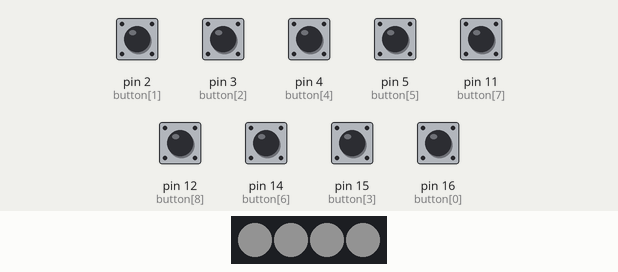
The sketch below on a simulated Arduino Uno, built with avr-gcc and run on an emulated ATmega328P. On the bench: 4 RGB LEDs in strip order, left to right. Inputs (shaded band) come from the test bench; at power-on: pin 2 (button[1]), pin 3 (button[2]), pin 4 (button[4]), pin 5 (button[5]), pin 11 (button[7]), pin 12 (button[8]), pin 14 (button[6]), pin 15 (button[3]), pin 16 (button[0]) LOW. Dim RGB values are drawn brighter than linear; what the sketch prints to the serial monitor is not drawn.

Above: at 1.2 s.
1.3 s: pin 4 (button[4]) pulled HIGH for 0.15 s
At 1.79 s:
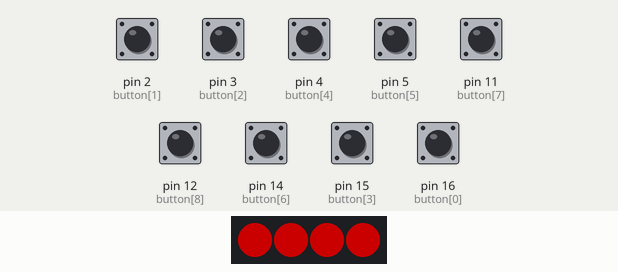
4.3 s: pin 2 (button[1]) pulled HIGH for 0.15 s
At 4.53 s:
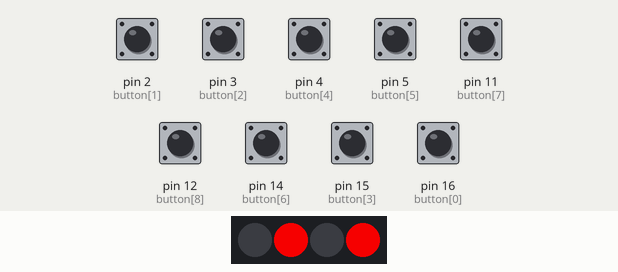
7.3 s: pin 4 (button[4]) pulled HIGH for 1 s
At 7.56 s:
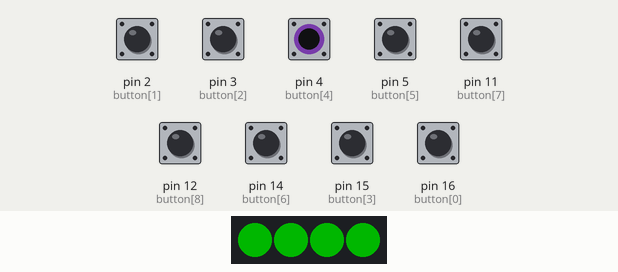
10.3 s: pin 3 (button[2]) pulled HIGH for 0.15 s
At 10.54 s:
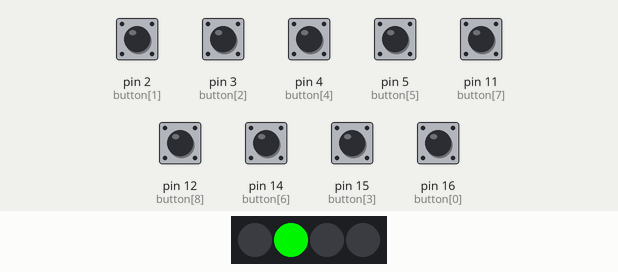
13.3 s: pin 4 (button[4]) pulled HIGH for 0.15 s
At 13.56 s:
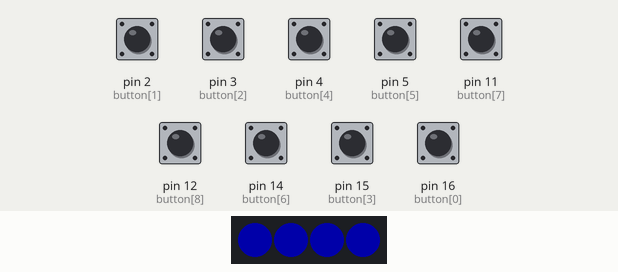
16.3 s: pin 5 (button[5]) pulled HIGH for 0.15 s
At 16.53 s:
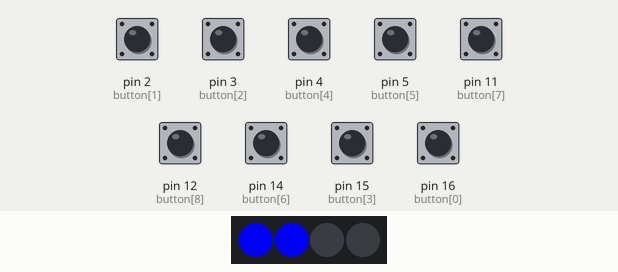
Timing chart, 0 to 20.3 s (numbered marks = the images above; inputs shaded):
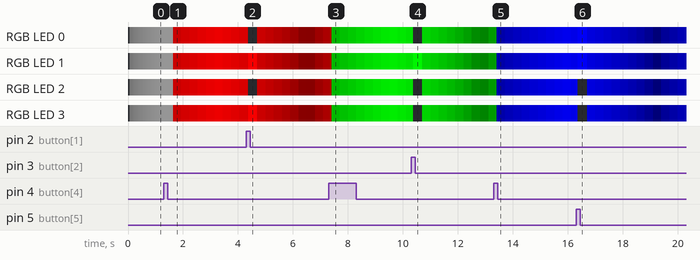

The sketch:

Control_Box.ino
```cpp
// Control Box
// Coded by Luboš Moravec
/*

  ----------------
  | 16 |  2 |  3 |
  ----L3---L1---
  | 15 | 4  |  5 |
  ----L2---L0-----
  | 14 | 11 | 12 |
*/

#include <Adafruit_NeoPixel.h>

const int button[9] = {16, 2, 3, 15, 4, 5, 14, 11, 12};
bool buttonState[9] = {0, 0, 0, 0, 0, 0, 0, 0, 0};
bool lastButtonState[9] = {0, 0, 0, 0, 0, 0, 0, 0, 0};

#define neopixelPin 6 // Digital IO pin connected to the NeoPixels.
#define pixelNumber 4 // number of Neopixels

unsigned long lastDebounceTime[9] = {0, 0, 0, 0, 0, 0, 0, 0, 0};
unsigned long debounceDelay = 50;
unsigned long printDelay = 0;

// RGB
int screen = 0;
bool moveUp = 1;
int brightness = 0;

// Parameter 1 = number of pixels in strip,  neopixel stick has 8
// Parameter 2 = pin number (most are valid)
// Parameter 3 = pixel type flags, add together as needed:
//   NEO_RGB     Pixels are wired for RGB bitstream
//   NEO_GRB     Pixels are wired for GRB bitstream, correct for neopixel stick
//   NEO_KHZ400  400 KHz bitstream (e.g. FLORA pixels)
//   NEO_KHZ800  800 KHz bitstream (e.g. High Density LED strip), correct for neopixel stick
Adafruit_NeoPixel neopixels = Adafruit_NeoPixel(pixelNumber, neopixelPin, NEO_GRB + NEO_KHZ800);

void setup() {
  // start communication with Serial monitor
  Serial.begin (115200);
  // start communication with LEDs
  neopixels.begin();
  // initialize all pixels to 'off'
  neopixels.show();
  // initialize the pushbutton pin as an input:
  for (int i = 0; i < 9; i++) {
    pinMode(button[i], INPUT);
  }
  //establishContact();  // send a byte to establish contact until Processing responds
}

void loop() {
  if ((buttonState[0] == 0) && (buttonState[1] == 0) && (buttonState[2] == 0) && (buttonState[3] == 0) &&
  (buttonState[5] == 0) && (buttonState[6] == 0) && (buttonState[7] == 0) && (buttonState[8] == 0)){
    // breathing LEDs
    if (millis() - printDelay > 5) {
      if (brightness == 0) {
        moveUp = 1;
      }
      if (brightness == 200) {
        moveUp = 0;
      }
      if (moveUp == 1) {
        brightness += 1;
      }
      else {
        brightness -= 1;
      }
      colorWipe(colorGet(1), 1);
      printDelay = millis();
    }
  }
  // detect buttons
  for (int j = 0; j < 9; j++) {
    buttonDetect(j);
  }
  delay(1);
}

bool buttonDetect(int num) {
  // read the state of the switch into a local variable:
  bool readB = digitalRead(button[num]);
  // If the switch changed, due to noise or pressing:
  if (readB != lastButtonState[num]) {
    // reset the debouncing timer
    lastDebounceTime[num] = millis();
  }
  if ((millis() - lastDebounceTime[num]) > debounceDelay) {
    // middle button
    if (num == 4) {
      if (readB != buttonState[num]) {
        buttonState[num] = readB;
        if (buttonState[num] == HIGH) {
          screen += 1;
          if (screen > 4) screen = 0;
          Serial.write(screen);
          Serial.write(num);
          Serial.write(1);
        }
      }
    }
    // other buttons
    else {
      // if the button state has changed:
      if (readB != buttonState[num]) {
        Serial.write(screen);
        Serial.write(num);
        buttonState[num] = readB;
        if (buttonState[num] == HIGH) {
          Serial.write(1);
        }
        else {
          Serial.write(0);
        }
      }
      if (buttonState[0] == 1) {
        neopixels.setPixelColor(0, 0);
        neopixels.setPixelColor(1, 0);
        neopixels.setPixelColor(2, 0);
        neopixels.setPixelColor(3, colorGet(0));
        neopixels.show();
      }
      if (buttonState[1] == 1) {
        neopixels.setPixelColor(0, 0);
        neopixels.setPixelColor(1, colorGet(0));
        neopixels.setPixelColor(2, 0);
        neopixels.setPixelColor(3, colorGet(0));
        neopixels.show();
      }
      if (buttonState[2] == 1) {
        neopixels.setPixelColor(0, 0);
        neopixels.setPixelColor(1, colorGet(0));
        neopixels.setPixelColor(2, 0);
        neopixels.setPixelColor(3, 0);
        neopixels.show();
      }
      if (buttonState[3] == 1) {
        neopixels.setPixelColor(0, 0);
        neopixels.setPixelColor(1, 0);
        neopixels.setPixelColor(2, colorGet(0));
        neopixels.setPixelColor(3, colorGet(0));
        neopixels.show();
      }
      if (buttonState[5] == 1) {
        neopixels.setPixelColor(0, colorGet(0));
        neopixels.setPixelColor(1, colorGet(0));
        neopixels.setPixelColor(2, 0);
        neopixels.setPixelColor(3, 0);
        neopixels.show();
      }
      if (buttonState[6] == 1) {
        neopixels.setPixelColor(0, 0);
        neopixels.setPixelColor(1, 0);
        neopixels.setPixelColor(2, colorGet(0));
        neopixels.setPixelColor(3, 0);
        neopixels.show();
      }
      if (buttonState[7] == 1) {
        neopixels.setPixelColor(0, colorGet(0));
        neopixels.setPixelColor(1, 0);
        neopixels.setPixelColor(2, colorGet(0));
        neopixels.setPixelColor(3, 0);
        neopixels.show();
      }
      if (buttonState[8] == 1) {
        neopixels.setPixelColor(0, colorGet(0));
        neopixels.setPixelColor(1, 0);
        neopixels.setPixelColor(2, 0);
        neopixels.setPixelColor(3, 0);
        neopixels.show();
      }
    }
  }
  // save the reading. Next time through the loop, it'll be the lastButtonState:
  lastButtonState[num] = readB;
  delay(1);
}
// Fill the dots one after the other with a color
void colorWipe(uint32_t c, uint8_t wait) {
  for (uint16_t i = 0; i < neopixels.numPixels(); i++) {
    neopixels.setPixelColor(i, c);
    neopixels.show();
    delay(wait);
  }
}

uint32_t colorGet(bool bright) {
  uint32_t ledColor;
  if (bright == 1) {
    switch (screen) {
      case 0: ledColor = neopixels.Color(brightness / 4, brightness / 4, brightness / 4); // Black/off
        break;
      case 1: ledColor = neopixels.Color(brightness, 0, 0);  // Red
        break;
      case 2: ledColor = neopixels.Color(0, brightness, 0);  // Green
        break;
      case 3: ledColor = neopixels.Color(0, 0, brightness);  // Blue
        break;
      case 4: ledColor = neopixels.Color(brightness, brightness, brightness); // White
        break;
    }
  }
  else {
    switch (screen) {
      case 0: ledColor = neopixels.Color(225 / 4, 225 / 4, 225 / 4); // Black/off
        break;
      case 1: ledColor = neopixels.Color(225, 0, 0);  // Red
        break;
      case 2: ledColor = neopixels.Color(0, 225, 0);  // Green
        break;
      case 3: ledColor = neopixels.Color(0, 0, 225);  // Blue
        break;
      case 4: ledColor = neopixels.Color(225, 225, 225); // White
        break;
    }
  }
  return ledColor;
}

void establishContact() {
  while (Serial.available() <= 0) {
    Serial.write('A');   // send a capital A
    delay(300);
  }
}
```
